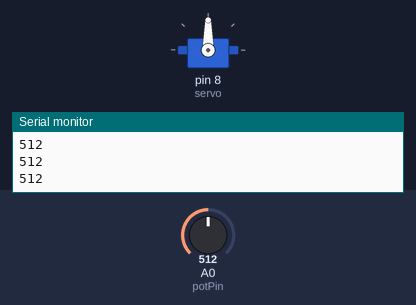
This program was run on a simulated Arduino Mega 2560, built with avr-gcc and run on an emulated ATmega2560. Shown: servo, the last lines printed to the serial monitor. The inputs (shaded band) are chosen by the test bench; at power-on: A0 (potPin) = 512.

Above: at 1.2 s.
1.3 s: A0 (potPin) set to 716
At 2.3 s:
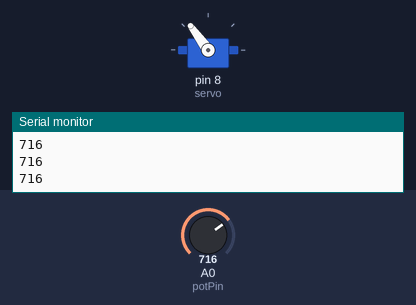
2.8 s: A0 (potPin) set to 900
At 3.4 s:
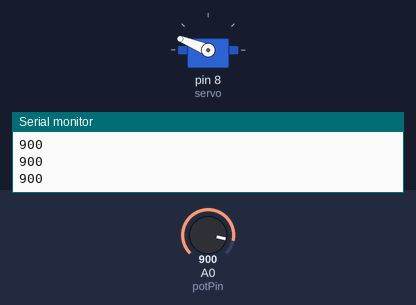
4.3 s: A0 (potPin) set to 1023
At 5.5 s:
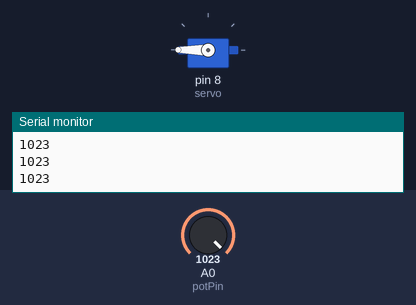
5.8 s: A0 (potPin) set to 306
At 7.0 s:
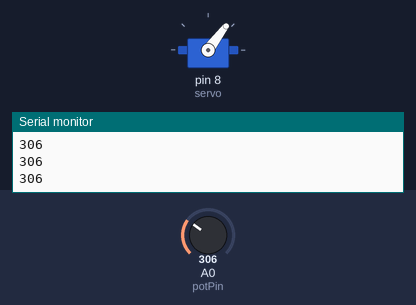
7.3 s: A0 (potPin) set to 122
At 8.5 s:
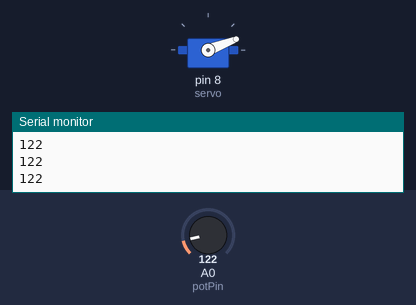
8.8 s: A0 (potPin) set to 0
At 9.8 s:
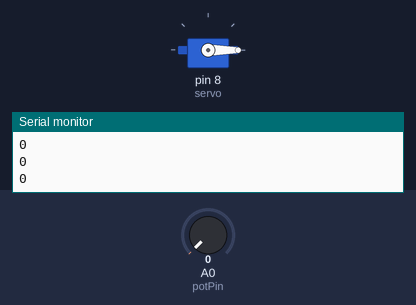
Timing chart, 0 to 11.3 s (numbered marks = the images above; inputs shaded):
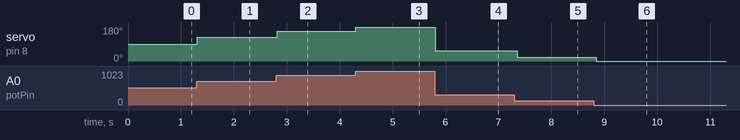

Measured:
- after the input at 1.3 s, servo on pin 8 (servo): 90° → 126° at once
- after the input at 2.8 s, servo on pin 8 (servo): 126° → 158° at once
- after the input at 4.3 s, servo on pin 8 (servo): 158° → 180° at once
- after the input at 5.8 s, servo on pin 8 (servo): 180° → 53° at once
- after the input at 7.3 s, servo on pin 8 (servo): 53° → 21° after 0.05 s
- after the input at 8.8 s, servo on pin 8 (servo): 21° → 0° after 0.05 s

The program:

main.cpp
```cpp
#include <Arduino.h>
#include <Servo.h>

int servo = 8;
int angle;
Servo myServo;
String prompt;

int potPin = A0;
int readVal;
int volt;

void setup() {
Serial.begin(9600);
myServo.attach(servo);

}

void loop() {

  readVal = analogRead(potPin);

  volt = (5./1023.)*readVal;

 /*  Serial.println("What angle do you want to be at?");

  while(Serial.available()==0){
    //do nothing
  }

  angle = Serial.parseInt();
  myServo.write(angle); */

 /*  for(int i =0; i<=180; i = i+1){
    myServo.write(i); //silly mistake was made, we needed to actually write to i instead of angle
    Serial.println(i);
    delay(50);

  }
   for(int i =180; i>=0; i = i-1){
    myServo.write(i);
    Serial.println(i);
    delay(50);
  } */

 Serial.println(readVal);


 for(int x=readVal; x<=1023;x=x+1){
 myServo.write(readVal/5.68);
}

}
```
